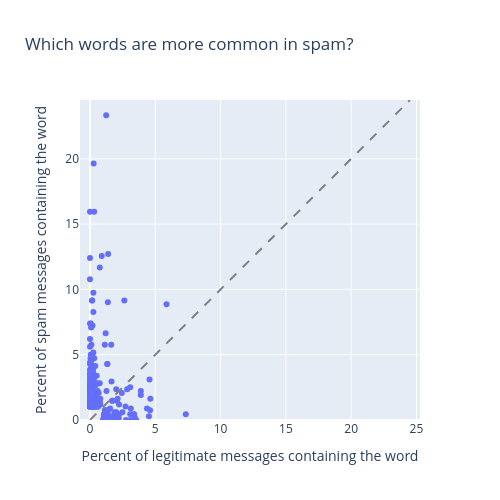

Notebook code cell kept with this figure:
### Markdown cell above
### Compare word frequencies with a scatter plot

Each point represents one word. Its horizontal position shows the percentage of **legitimate messages** containing it; its vertical position shows the percentage of **spam messages** containing it. Both axes use the same scale.

The dashed diagonal marks equal percentages. Words above the line are more common within spam; words below it are more common within legitimate messages. Distance from the line describes a difference in percentages, not statistical significance or detector accuracy.

To keep the figure readable, display words appearing in at least 1% of messages in either category. This includes more words than the bar charts but omits rare words. Hover to identify a word and read both percentages; zoom to separate nearby points.

### Code cell
word_comparison = frequency_df.pivot(
    index='word', columns='label', values='percent_messages'
).fillna(0).reset_index()

common_words = word_comparison.loc[
    (word_comparison['legitimate'] >= 1) | (word_comparison['spam'] >= 1)
]
axis_max = common_words[['legitimate', 'spam']].max().max() * 1.05

fig = px.scatter(
    common_words, x='legitimate', y='spam', hover_name='word',
    hover_data={'legitimate': ':.2f', 'spam': ':.2f'},
    labels={'legitimate': 'Percent of legitimate messages containing the word',
            'spam': 'Percent of spam messages containing the word'},
    range_x=[0, axis_max], range_y=[0, axis_max],
    title='Which words are more common in spam?'
)
fig.add_shape(type='line', x0=0, y0=0, x1=axis_max, y1=axis_max,
              line={'color': 'gray', 'dash': 'dash'})
fig.update_yaxes(scaleanchor='x', scaleratio=1)
fig.update_layout(width=500, height=500)
fig.show()

### Figure 1 — Plotly figure (JSON) as saved in the notebook; plotly's stock layout.template omitted (floating-point values rounded to 4 significant figures; data arrays with more than 128 entries replaced by an {"elided": "..."} marker saying what was removed)
{"data": [{"hovertemplate": "<b>%{hovertext}</b><br><br>Percent of legitimate messages containing the word=%{x:.2f}<br>Percent of spam messages containing the word=%{y:.2f}<extra></extra>", "hovertext": {"elided": "300 str values"}, "legendgroup": "", "marker": {"color": "#636efa", "symbol": "circle"}, "mode": "markers", "name": "", "orientation": "v", "showlegend": false, "type": "scatter", "x": {"elided": "300 float values"}, "xaxis": "x", "y": {"elided": "300 float values"}, "yaxis": "y"}], "layout": {"height": 500, "legend": {"tracegroupgap": 0}, "shapes": [{"line": {"color": "gray", "dash": "dash"}, "type": "line", "x0": 0, "x1": 24.51, "y0": 0, "y1": 24.51}], "title": {"text": "Which words are more common in spam?"}, "width": 500, "xaxis": {"anchor": "y", "domain": [0, 1], "range": [0, 24.51], "title": {"text": "Percent of legitimate messages containing the word"}}, "yaxis": {"anchor": "x", "domain": [0, 1], "range": [0, 24.51], "scaleanchor": "x", "scaleratio": 1, "title": {"text": "Percent of spam messages containing the word"}}}}
